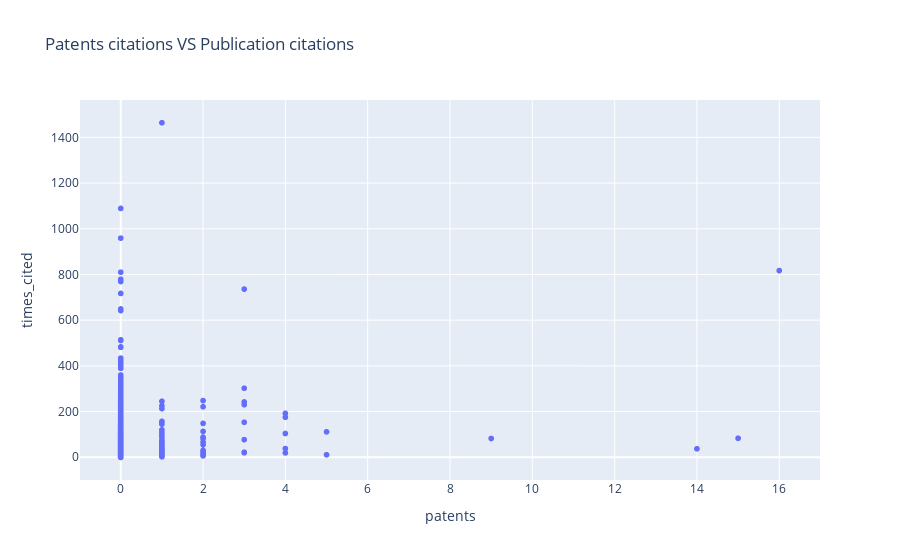

The notebook cell saved with this chart:
### Markdown cell above
Note: if the points on a scatterplot graph produce a lower-left-to-upper-right pattern (see below), that is indicative of a positive correlation between the two variables. This pattern means that when the score of one observation is high, we expect the score of the other observation to be high as well, and vice versa.

### Code cell
px.scatter(pubs, x="patents", y="times_cited", 
           title=f"Patents citations VS Publication citations")

### Figure 1 — Plotly figure (JSON) as saved in the notebook; plotly's stock layout.template omitted (floating-point values rounded to 4 significant figures; data arrays with more than 128 entries replaced by an {"elided": "..."} marker saying what was removed)
{"data": [{"hovertemplate": "patents=%{x}<br>times_cited=%{y}<extra></extra>", "legendgroup": "", "marker": {"color": "#636efa", "symbol": "circle"}, "mode": "markers", "name": "", "showlegend": false, "type": "scattergl", "x": {"elided": "8983 int values"}, "xaxis": "x", "y": {"elided": "8983 int values"}, "yaxis": "y"}], "layout": {"autosize": true, "legend": {"tracegroupgap": 0}, "title": {"text": "Patents citations VS Publication citations"}, "xaxis": {"anchor": "y", "autorange": true, "domain": [0, 1], "range": [-1.009, 17.01], "title": {"text": "patents"}, "type": "linear"}, "yaxis": {"anchor": "x", "autorange": true, "domain": [0, 1], "range": [-107.2, 1571.0], "title": {"text": "times_cited"}, "type": "linear"}}}
